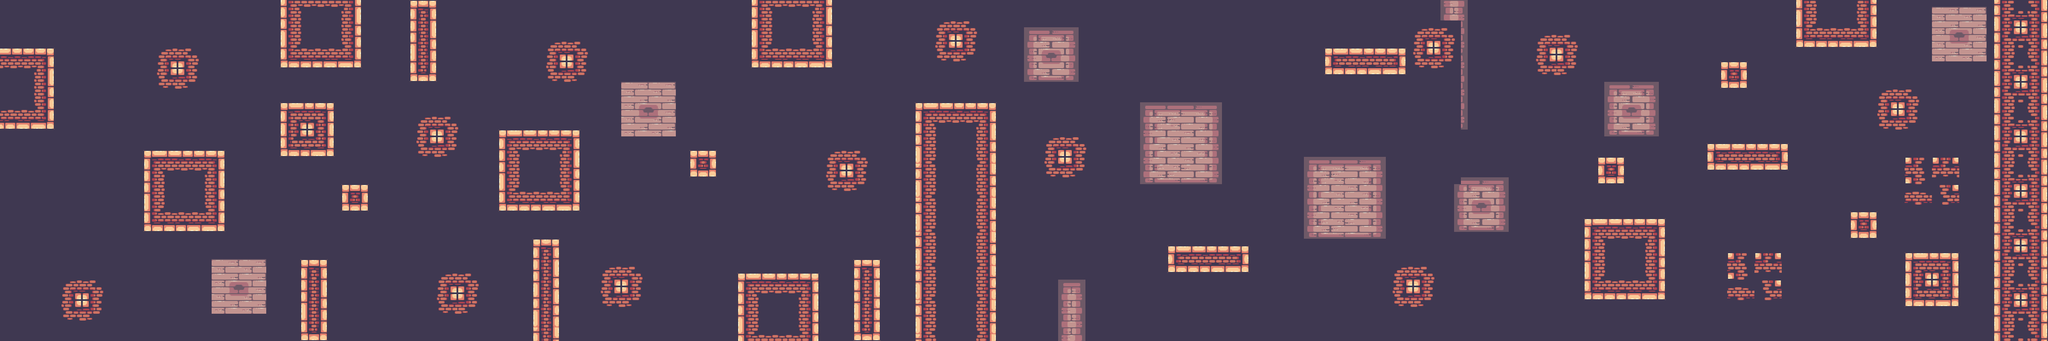

The image is a tile-based game level rendered from a .tmx file. Its description and source (layers, tilesets, objects; grid data summarised) follow:
An orthogonal 300x50 tile map with 16x16 px tiles, 1 tile layer (Tile Layer 1), 2 tilesets.

<map version="1.10" tiledversion="1.12.1" orientation="orthogonal" renderorder="right-down" width="300" height="50" tilewidth="16" tileheight="16" infinite="0" nextlayerid="26" nextobjectid="165">
 <tileset firstgid="1" source="../tilesets/outside.tsx" />
 <tileset firstgid="769" source="../tilesets/inside.tsx" />
 <objectgroup id="15" name="EvilCoins" />
 <objectgroup id="24" name="GhostBlocks" />
 <layer id="2" name="Tile Layer 1" width="300" height="50">
  <data>[15000 cells, 15000 non-empty, 815 distinct tile ids]</data>
 </layer>
 <objectgroup id="13" name="TrollZones" />
 <objectgroup id="14" name="Boxes" />
 <objectgroup id="12" name="Triggers" />
 <objectgroup id="8" name="Water" />
 <objectgroup id="23" name="CutsceneData" />
 <objectgroup id="9" name="Crab" />
 <objectgroup id="7" name="Shell" />
 <objectgroup id="3" name="Objects" />
 <objectgroup id="22" name="Batman" />
 <objectgroup id="5" name="Platforms" />
 <objectgroup id="6" name="Collectables" />
 <objectgroup id="25" name="Flag" />
 <objectgroup id="11" name="Traps" />
</map>
